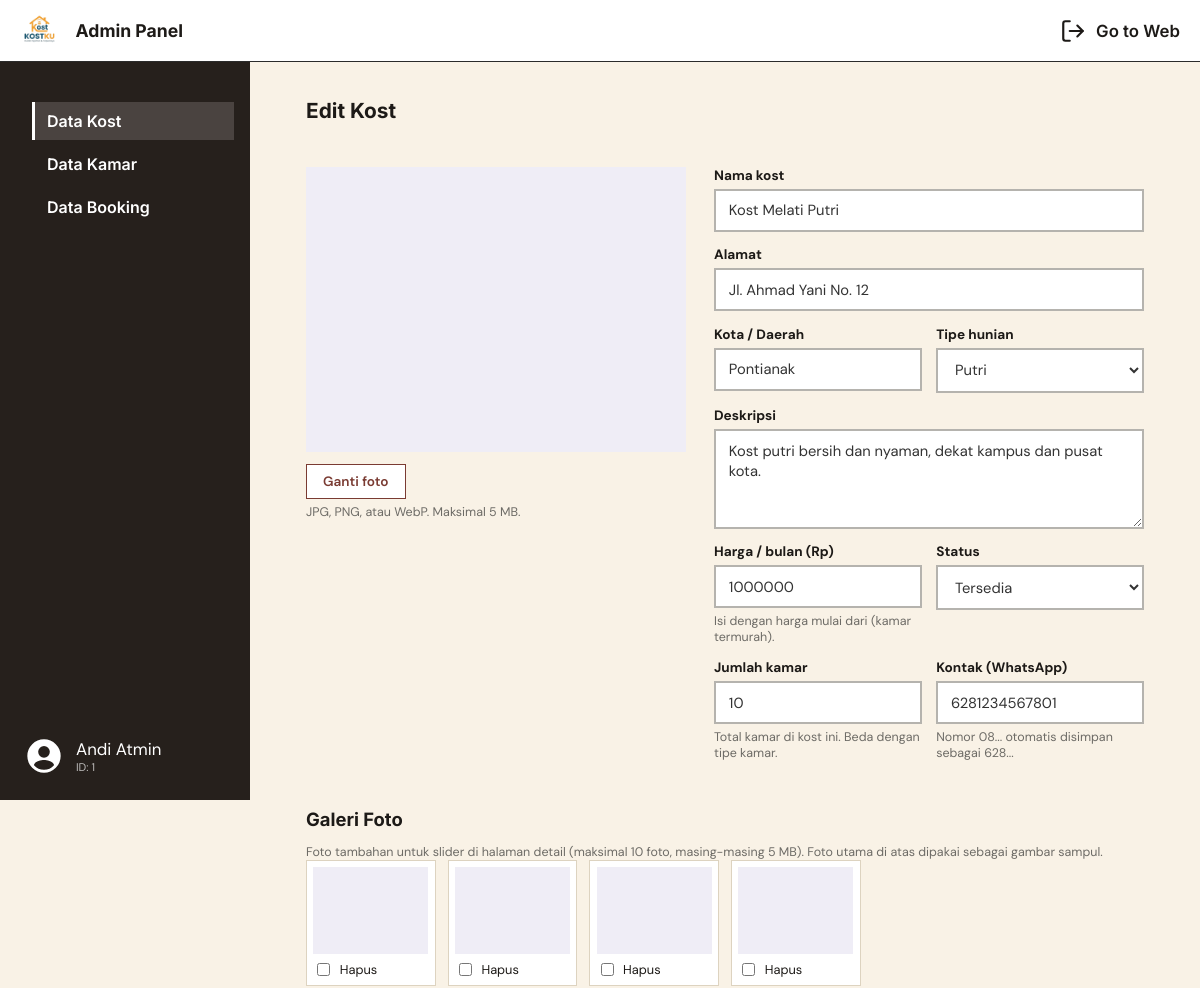
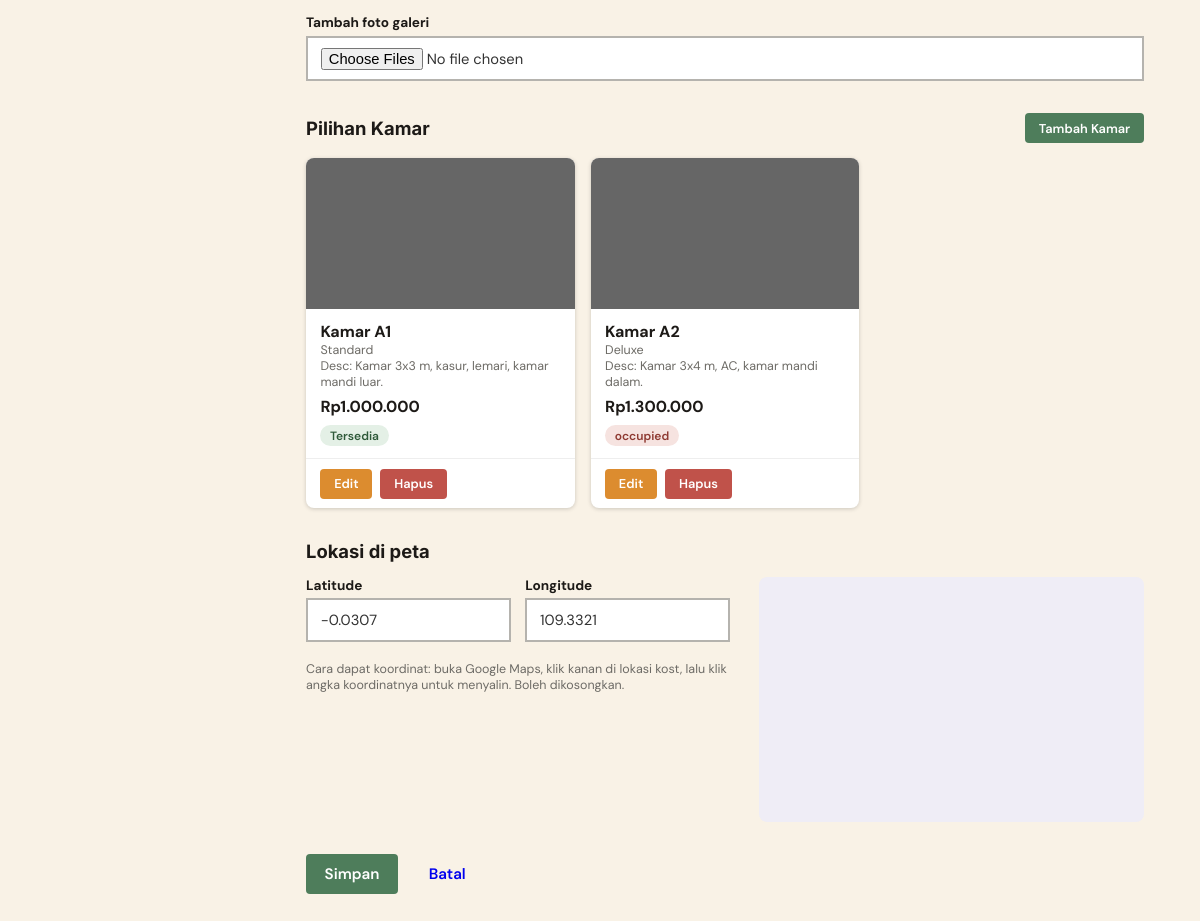
Screenshot of /product_desc.php?mode=edit&id=1 (signed in) with the database file from the repository (2 pictures, top to bottom).
### tables this page shows
CREATE TABLE boarding_houses (
  id               INT UNSIGNED NOT NULL AUTO_INCREMENT,
  name             VARCHAR(150) NOT NULL,
  address          VARCHAR(255) NOT NULL,
  city             VARCHAR(100) NOT NULL,
  description      TEXT NULL,
  type             ENUM('male','female','mixed','house') NOT NULL DEFAULT 'mixed',
  price_per_month  INT UNSIGNED NOT NULL,
  total_rooms      INT UNSIGNED NOT NULL DEFAULT 0,
  contact          VARCHAR(20) NOT NULL,
  status           ENUM('available','full') NOT NULL DEFAULT 'available',
  latitude         DECIMAL(10,8) NULL,
  longitude        DECIMAL(11,8) NULL,
  photo            VARCHAR(255) NULL,                 
  created_at       TIMESTAMP NOT NULL DEFAULT CURRENT_TIMESTAMP,
  updated_at       TIMESTAMP NOT NULL DEFAULT CURRENT_TIMESTAMP ON UPDATE CURRENT_TIMESTAMP,
  PRIMARY KEY (id),
  KEY idx_bh_city (city),
  KEY idx_bh_type (type),
  KEY idx_bh_status (status),
  KEY idx_bh_price (price_per_month)
);

CREATE TABLE boarding_house_images (
  id                INT UNSIGNED NOT NULL AUTO_INCREMENT,
  boarding_house_id INT UNSIGNED NOT NULL,
  image             VARCHAR(255) NOT NULL,           
  sort_order        TINYINT UNSIGNED NOT NULL DEFAULT 1,  
  created_at        TIMESTAMP NOT NULL DEFAULT CURRENT_TIMESTAMP,
  PRIMARY KEY (id),
  KEY idx_bh_images_bh (boarding_house_id),
  CONSTRAINT fk_bh_images_bh FOREIGN KEY (boarding_house_id)
    REFERENCES boarding_houses (id) ON DELETE CASCADE ON UPDATE CASCADE
);

CREATE TABLE rooms (
  id                 INT UNSIGNED NOT NULL AUTO_INCREMENT,
  boarding_house_id  INT UNSIGNED NOT NULL,
  name               VARCHAR(100) NOT NULL,
  room_type          VARCHAR(50) NOT NULL,
  description        TEXT NULL,
  price_per_month    INT UNSIGNED NOT NULL,
  status             ENUM('available','occupied') NOT NULL DEFAULT 'available',
  photo              VARCHAR(255) NULL,
  created_at         TIMESTAMP NOT NULL DEFAULT CURRENT_TIMESTAMP,
  updated_at         TIMESTAMP NOT NULL DEFAULT CURRENT_TIMESTAMP ON UPDATE CURRENT_TIMESTAMP,
  PRIMARY KEY (id),
  KEY idx_rooms_bh (boarding_house_id),
  KEY idx_rooms_status (status),
  CONSTRAINT fk_rooms_bh FOREIGN KEY (boarding_house_id)
    REFERENCES boarding_houses (id) ON DELETE CASCADE ON UPDATE CASCADE
);

### product_desc.php (the view, shortened to what the rows shown need)
<?php
require_once __DIR__ . '/includes/auth.php';
require_once __DIR__ . '/includes/helpers.php';
$mode = $_GET['mode'] ?? '';
$id   = (int) ($_GET['id'] ?? 0);
$savedPhoto    = null;
$galleryImages = [];
$form = [
    'name'            => '',
    'address'         => '',
    'city'            => '',
    'type'            => '',
    'description'     => '',
    'price_per_month' => '',
    'total_rooms'     => '',
    'contact'         => '',
    'status'          => 'available',
    'latitude'        => '',
    'longitude'       => '',
];
if ($mode === 'edit') {
    $stmt = $conn->prepare('SELECT * FROM boarding_houses WHERE id = ?');
    $stmt->execute([$id]);
    $savedHouse = $stmt->fetch();
    $savedPhoto    = $savedHouse['photo'];
    $galleryImages = fetchAllPrepared(
        $conn,
        'SELECT id, image, sort_order FROM boarding_house_images WHERE boarding_house_id = ? ORDER BY sort_order, id',
        'i',
        [$id]
    );
    foreach ($form as $field => $default) {
        $value = $savedHouse[$field] ?? '';
        $form[$field] = in_array($field, ['latitude', 'longitude'], true)
            ? trimDecimal($value)
            : (string) $value;
    }
}
$photoUrl = uploadUrl('boarding_houses', $savedPhoto);
$rooms = [];
if ($mode === 'edit') {
    $stmt = $conn->prepare(
        'SELECT id, name, room_type, description, price_per_month, status, photo
         FROM rooms
         WHERE boarding_house_id = ?
         ORDER BY price_per_month, id'
    );
    $stmt->execute([$id]);
    $rooms = $stmt->fetchAll();
}
require __DIR__ . '/includes/admin_header.php';
?>
    <div class="product-page">
    <h1><?= $mode === 'add' ? 'Tambah Kost' : 'Edit Kost' ?></h1>
    <div class="product">
        <form method="post" action="" enctype="multipart/form-data" novalidate>
            <section class="product-top">
                <div>
                    <div id="photo-preview"
                         class="photo-box<?= $photoUrl ? ' has-image' : '' ?>"
                         <?= $photoUrl ? 'style="background-image:url(\'' . e($photoUrl) . '\')"' : '' ?>>
                    </div>
                    <label class="photo-button" for="photo">
                        <?= $photoUrl ? 'Ganti foto' : 'Pilih foto' ?>
                    </label>
                    <p class="hint">JPG, PNG, atau WebP. Maksimal 5 MB.</p>
                </div>
                <div>
                    <div class="field">
                        <label for="name">Nama kost</label>
                        <input type="text" id="name" name="name" maxlength="150"
                               value="<?= e($form['name']) ?>" required>
                    </div>
                    <div class="field">
                        <label for="address">Alamat</label>
                        <input type="text" id="address" name="address" maxlength="255"
                               value="<?= e($form['address']) ?>" required>
                    </div>
                    <div class="field-row">
                        <div class="field">
                            <label for="city">Kota / Daerah</label>
                            <input type="text" id="city" name="city" maxlength="100"
                                   value="<?= e($form['city']) ?>" required>
                        </div>
                    </div>
                    <div class="field">
                        <label for="description">Deskripsi</label>
                        <textarea id="description" name="description"><?= e($form['description']) ?></textarea>
                    </div>
                    <div class="field-row">
                        <div class="field">
                            <label for="price_per_month">Harga / bulan (Rp)</label>
                            <input type="number" id="price_per_month" name="price_per_month" min="0" step="1"
                                   value="<?= e($form['price_per_month']) ?>" required>
                            <p class="hint">Isi dengan harga mulai dari (kamar termurah).</p>
                        </div>
                    </div>
                    <div class="field-row">
                        <div class="field">
                            <label for="total_rooms">Jumlah kamar</label>
                            <input type="number" id="total_rooms" name="total_rooms" min="1" max="1000" step="1"
                                   value="<?= e($form['total_rooms']) ?>" required>
                            <p class="hint">Total kamar di kost ini. Beda dengan tipe kamar.</p>
                        </div>
                        <div class="field">
                            <label for="contact">Kontak (WhatsApp)</label>
                            <input type="tel" id="contact" name="contact" maxlength="20"
                                   value="<?= e($form['contact']) ?>" placeholder="08123456789" required>
                            <p class="hint">Nomor 08... otomatis disimpan sebagai 628...</p>
                        </div>
                    </div>
                </div>
            </section>
            <section class="product-section">
                <h2>Galeri Foto</h2>
                <?php if (!empty($galleryImages)): ?>
                    <div class="gallery-admin">
                        <?php foreach ($galleryImages as $image): ?>
                            <?php $imageUrl = uploadFileExists('boarding_houses', $image['image']) ? uploadUrl('boarding_houses', $image['image']) : null; ?>
                            <div class="gallery-admin__item">
                                <span class="gallery-admin__thumb"<?= $imageUrl ? ' style="background-image:url(\'' . e($imageUrl) . '\')"' : '' ?>></span>
                                <label class="gallery-admin__check">
                                    <input type="checkbox" name="delete_images[]" value="<?= (int) $image['id'] ?>"> Hapus
                                </label>
                            </div>
                        <?php endforeach; ?>
                    </div>
                <?php endif; ?>
            </section>
            <section class="product-section">
                <div class="section-head">
                    <h2>Pilihan Kamar</h2>
                </div>
                <?php if ($mode === 'add'): ?>
                    <p class="hint">Simpan data kost dulu, lalu pilihan kamar bisa ditambahkan di bagian ini.</p>
                <?php elseif (empty($rooms)): ?>
                    <p class="hint">Belum ada pilihan kamar. Klik Tambah Kamar untuk membuat yang pertama.</p>
                <?php else: ?>
                    <div class="room-grid">
                        <?php foreach ($rooms as $room): ?>
                            <?php $roomPhotoUrl = uploadUrl('rooms', $room['photo']); ?>
                            <article class="room-card">
                                <div class="room-card__photo"<?= $roomPhotoUrl ? ' style="background-image:url(\'' . e($roomPhotoUrl) . '\')"' : '' ?>></div>
                                <div class="room-card__body">
                                    <div class="room-card__name"><?= e($room['name']) ?></div>
                                    <div class="room-card__meta"><?= e($room['room_type']) ?></div>
                                    <?php if (!empty($room['description'])): ?>
                                        <div class="room-card__meta">Desc: <?= e($room['description']) ?></div>
                                    <?php endif; ?>
                                    <div class="room-card__price"><?= e(formatRupiah($room['price_per_month'])) ?></div>
                                    <span class="badge badge-<?= e($room['status']) ?>"><?= e(statusLabel($room['status'])) ?></span>
                                </div>
                                <div class="room-card__actions">
                                    <a class="btn btn-small btn-orange"
                                       href="<?= BASE_URL ?>/admin/room_form.php?mode=edit&amp;id=<?= (int) $room['id'] ?>&amp;from=house">Edit</a>
                                    <button type="submit" form="delete-room-<?= (int) $room['id'] ?>"
                                            class="btn btn-small btn-red">Hapus</button>
                                </div>
                            </article>
                        <?php endforeach; ?>
                    </div>
                <?php endif; ?>
            </section>
            <section class="product-section">
                <h2>Lokasi di peta</h2>
                <div class="map-grid">
                    <div>
                        <div class="field-row">
                            <div class="field">
                                <label for="latitude">Latitude</label>
                                <input type="text" id="latitude" name="latitude" inputmode="decimal"
                                       value="<?= e($form['latitude']) ?>" placeholder="-0.0263">
                            </div>
                            <div class="field">
                                <label for="longitude">Longitude</label>
                                <input type="text" id="longitude" name="longitude" inputmode="decimal"
                                       value="<?= e($form['longitude']) ?>" placeholder="109.3425">
                            </div>
                        </div>
                    </div>
                </div>
            </section>
        </form>
    </div>
    </div>
<?php require __DIR__ . '/includes/admin_footer.php'; ?>

### rows the page displays
boarding_houses: name "Kost Melati Putri", address "Jl. Ahmad Yani No. 12", city "Pontianak", description "Kost putri bersih dan nyaman, dekat kampus dan pusat kota.", price_per_month "1000000", total_rooms "10", contact "6281234567801", latitude "-0.0307", longitude "109.3321"
rooms: name "Kamar A1", room_type "Standard", description "Kamar 3x3 m, kasur, lemari, kamar mandi luar.", price_per_month "Rp1.000.000", status "Tersedia"
rooms: name "Kamar A2", room_type "Deluxe", description "Kamar 3x4 m, AC, kamar mandi dalam.", price_per_month "Rp1.300.000", status "occupied"

### other values shown
$item['label'] "Data Kost"
$item['label'] "Data Kamar"
$item['label'] "Data Booking"
$_SESSION['name'] "Andi Atmin"
currentUserId() "1"
MAX_GALLERY_IMAGES "10"
form field type "Putri"
form field status "Tersedia"
